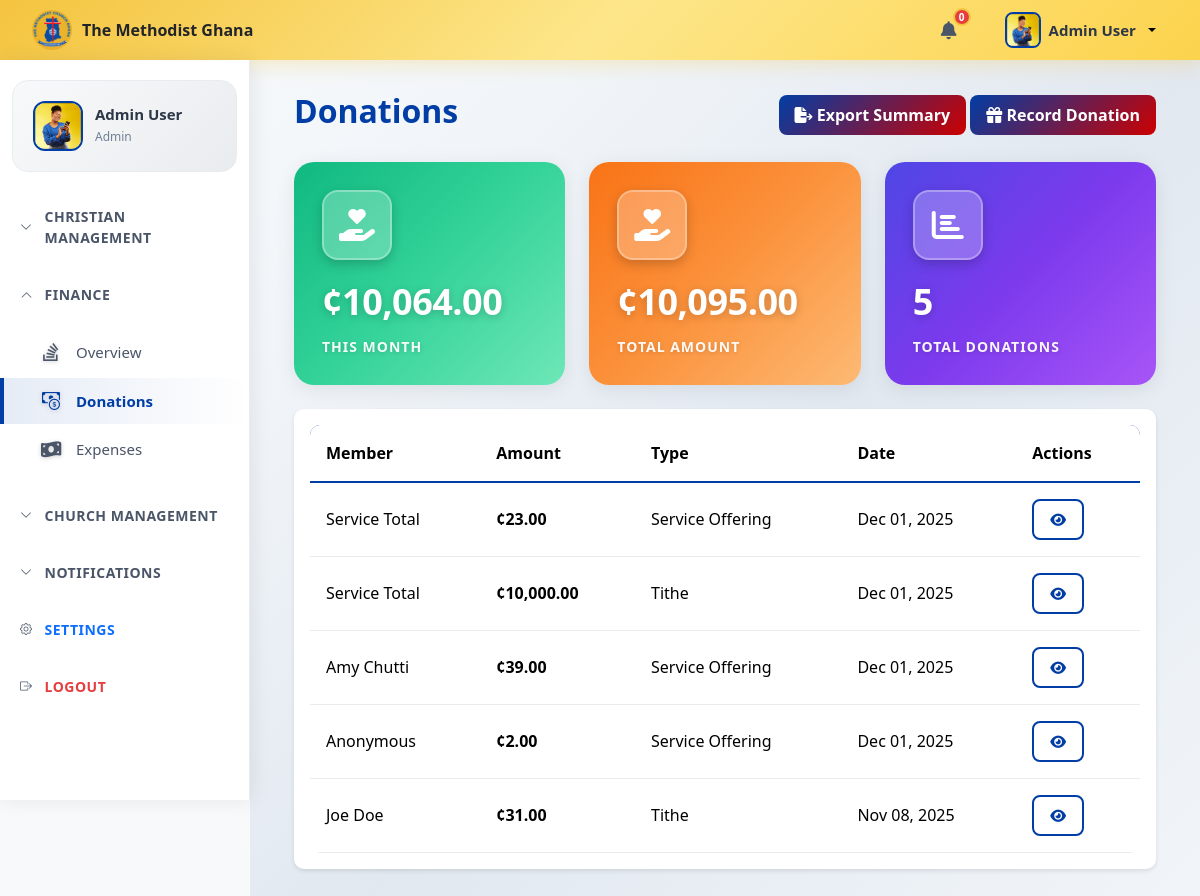
Page /app/views/donations.php (signed in) on the earlier database version.
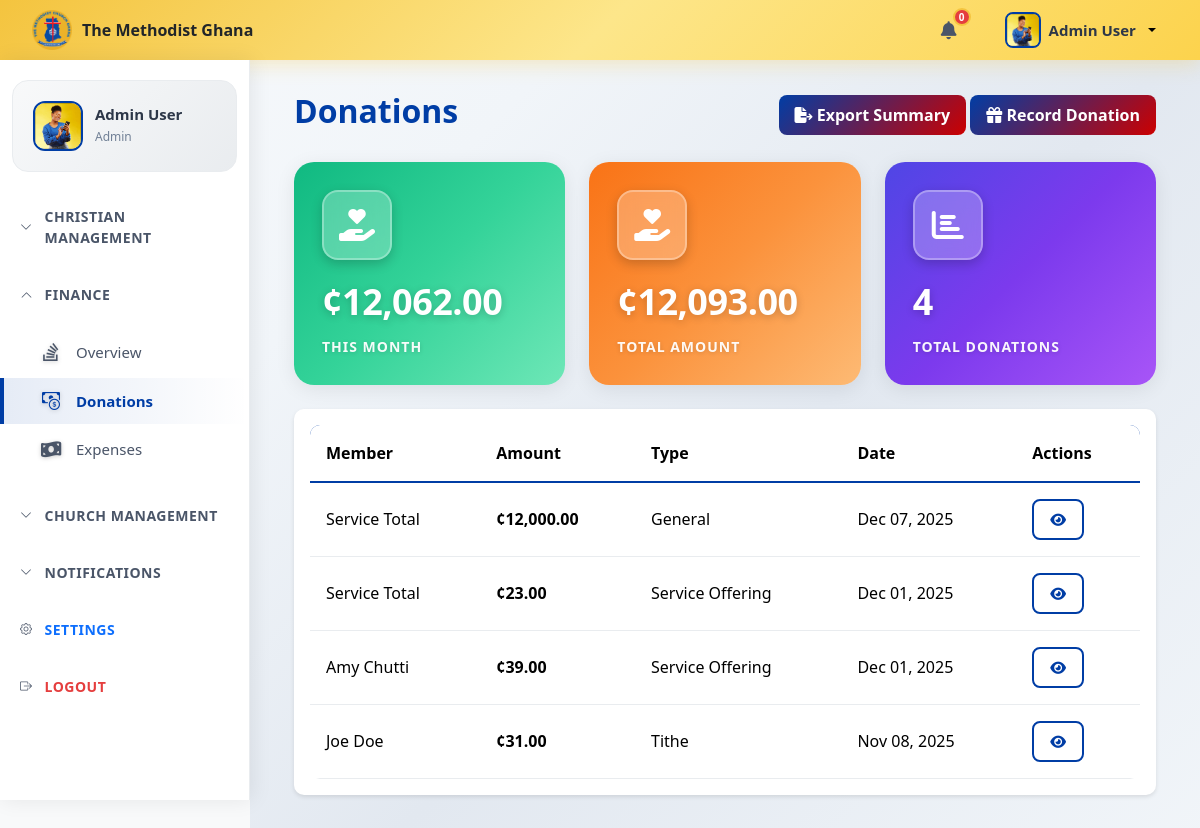
Same page on the later database version.
### tables this page shows
CREATE TABLE `donations` (
  `id` int(11) NOT NULL,
  `member_id` int(11) DEFAULT NULL,
  `amount` decimal(10,2) NOT NULL,
  `donation_type` varchar(100) DEFAULT NULL,
  `donation_date` date NOT NULL,
  `notes` text DEFAULT NULL,
  `created_at` timestamp NOT NULL DEFAULT current_timestamp()
);

CREATE TABLE `members` (
  `id` int(11) NOT NULL,
  `user_id` int(11) DEFAULT NULL,
  `first_name` varchar(100) NOT NULL,
  `last_name` varchar(100) NOT NULL,
  `email` varchar(255) DEFAULT NULL,
  `phone` varchar(20) DEFAULT NULL,
  `date_of_birth` date DEFAULT NULL,
  `gender` varchar(20) DEFAULT NULL,
  `join_date` date DEFAULT NULL,
  `status` varchar(50) DEFAULT 'active',
  `address` varchar(255) DEFAULT NULL,
  `city` varchar(100) DEFAULT NULL,
  `state` varchar(100) DEFAULT NULL,
  `zip_code` varchar(20) DEFAULT NULL,
  `emergency_contact` varchar(100) DEFAULT NULL,
  `emergency_phone` varchar(20) DEFAULT NULL,
  `photo` varchar(255) DEFAULT NULL,
  `created_at` timestamp NOT NULL DEFAULT current_timestamp(),
  `updated_at` timestamp NOT NULL DEFAULT current_timestamp() ON UPDATE current_timestamp()
);

### config/database.php (called while the page is built, shortened)
<?php
class Database {
    private $host = 'localhost';
    private $db_name = 'church_management_system';
    private $user = 'root';
    private $password = '';
    private $pdo;
    private static $instance = null;
    public static function getInstance() {
        if (self::$instance === null) {
            self::$instance = new self();
        }
        return self::$instance;
    }
    public function connect() {
        try {
            $dsn = 'mysql:host=' . $this->host . ';dbname=' . $this->db_name;
            $this->pdo = new PDO($dsn, $this->user, $this->password);
            $this->pdo->setAttribute(PDO::ATTR_ERRMODE, PDO::ERRMODE_EXCEPTION);
            $this->pdo->setAttribute(PDO::ATTR_DEFAULT_FETCH_MODE, PDO::FETCH_ASSOC);
        } catch (PDOException $e) {
            die('Connection Error: ' . $e->getMessage());
        }
    }
    public function getConnection() {
        return $this->pdo;
    }
}
?>

### app/models/Donation.php (called while the page is built, shortened)
<?php
class Donation {
    private $db;
    private $table = 'donations';
    public function __construct() {
        $this->db = Database::getInstance()->getConnection();
    }
    public function getAll() {
        $sql = "SELECT d.*, m.first_name, m.last_name FROM {$this->table} d
                LEFT JOIN members m ON d.member_id = m.id
                ORDER BY d.donation_date DESC";
        $stmt = $this->db->prepare($sql);
        $stmt->execute();
        return $stmt->fetchAll(PDO::FETCH_ASSOC);
    }
    public function getTotalByMonth($month = null, $year = null) {
        if (!$month) $month = date('m');
        if (!$year) $year = date('Y');
        $sql = "SELECT COALESCE(SUM(amount), 0) as total FROM {$this->table}
                WHERE MONTH(donation_date) = :month AND YEAR(donation_date) = :year";
        $stmt = $this->db->prepare($sql);
        $stmt->bindParam(':month', $month);
        $stmt->bindParam(':year', $year);
        $stmt->execute();
        return $stmt->fetch(PDO::FETCH_ASSOC);
    }
    public function getTotalAmount() {
        $sql = "SELECT COALESCE(SUM(amount), 0) as total FROM {$this->table}";
        $stmt = $this->db->prepare($sql);
        $stmt->execute();
        return $stmt->fetch(PDO::FETCH_ASSOC);
    }
}
?>

### app/views/donations.php (the view, shortened to what the changed rows need)
<?php
require_once __DIR__ . '/../../config/database.php';
require_once __DIR__ . '/../models/Donation.php';
$donation = new Donation();
$donations = $donation->getAll();
$monthly_total = $donation->getTotalByMonth();
$total_amount = $donation->getTotalAmount();
?>
<?php include 'header.php'; ?>
<div class="main-content">
    <div class="container-fluid">
        <div class="d-flex justify-content-between align-items-center mb-4">
            <h2 class="fw-bold" style="color: var(--primary-color);">Donations</h2>
        </div>
        <div class="row mb-4">
            <div class="col-md-4">
                <div class="card stat-card stat-card-green">
                    <div class="card-body">
                        <div class="stat-icon">
                            <i class="fas fa-hand-holding-heart"></i>
                        </div>
                        <p class="stat-value">¢<?php echo number_format($monthly_total['total'], 2); ?></p>
                        <p class="stat-label">This Month</p>
                    </div>
                </div>
            </div>
             <div class="col-md-4">
                <div class="card stat-card stat-card-orange">
                    <div class="card-body">
                        <div class="stat-icon">
                            <i class="fas fa-hand-holding-heart"></i>
                        </div>
                        <p class="stat-value">¢<?php echo number_format($total_amount['total'], 2); ?></p>
                        <p class="stat-label">Total Amount</p>
                    </div>
                </div>
            </div>
            <div class="col-md-4">
                <div class="card stat-card stat-card-blue">
                    <div class="card-body">
                        <div class="stat-icon">
                            <i class="fas fa-chart-bar"></i>
                        </div>
                        <p class="stat-value"><?php echo count($donations); ?></p>
                        <p class="stat-label">Total Donations</p>
                    </div>
                </div>
            </div>
        </div>
        <div class="card">
            <div class="card-body">
                <div class="table-responsive">
                    <table class="table table-hover">
                        <thead style="background-color: var(--primary-color); color: white;">
                            <tr>
                                <th>Member</th>
                                <th>Amount</th>
                                <th>Type</th>
                                <th>Date</th>
                                <th>Actions</th>
                            </tr>
                        </thead>
                        <tbody>
                            <?php foreach ($donations as $d): ?>
                                <tr>
                                    <td><?php
if ($d['member_id'] === null && $d['notes'] === 'service_total') {
    echo "Service Total";
} elseif ($d['first_name']) {
    echo htmlspecialchars($d['first_name'] . ' ' . $d['last_name']);
} else {
    echo "Anonymous";
}
 ?></td>
     <td><strong>¢<?php echo number_format($d['amount'], 2); ?></strong></td>
     <td><?php echo ucfirst($d['donation_type']); ?></td>
     <td><?php echo date('M d, Y', strtotime($d['donation_date'])); ?></td>
     <td>
    <button class="btn btn-sm btn-outline-primary viewDonationBtn" data-donation-id="<?= $d['id']; ?>"
    data-member-id="<?= $d['member_id'] ?? '' ?>"
     data-member="<?php
        if ($d['member_id'] === null && $d['notes'] === 'service_total') echo 'Service Total';
        elseif ($d['first_name']) echo $d['first_name'] . ' ' . $d['last_name'];
        else echo 'Anonymous';
    ?>"
    data-amount="<?= $d['amount']; ?>"
    data-type="<?= $d['donation_type']; ?>"
    data-date="<?= $d['donation_date']; ?>"
    data-notes="<?= htmlspecialchars($d['notes']); ?>"
    data-bs-target="#donationDetails"
    data-bs-toggle="modal">
    <i class="fas fa-eye"></i>
</button>
                                        </td>
                                </tr>
                            <?php endforeach; ?>
                        </tbody>
                    </table>
                </div>
            </div>
        </div>
    </div>
</div>
</body>
</html>

Differences in the rows shown:
removed donations: notes "Service Total", amount "10,000.00", donation_type "Tithe", donation_date "Dec 01, 2025"
removed donations: notes "Anonymous", amount "2.00", donation_type "Service Offering", donation_date "Dec 01, 2025"
added donations: notes "Service Total", amount "12,000.00", donation_type "General", donation_date "Dec 07, 2025"
Other differences:
$monthly_total['total']: "10,064.00" → "12,062.00"
$total_amount['total']: "10,095.00" → "12,093.00"
count($donations): "5" → "4"
